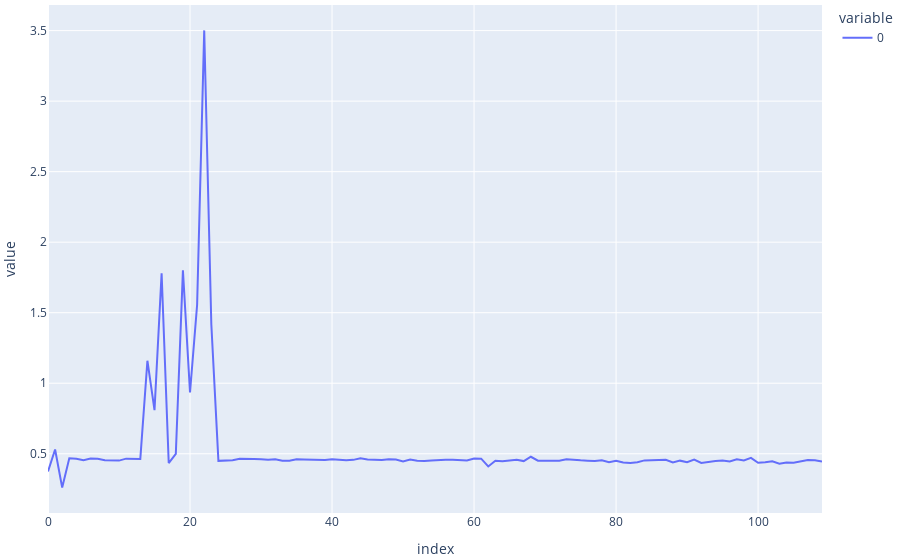

Here is the notebook cell this chart was saved with:
### Code cell
fig = px.line(selected_features)
fig.update_layout(
    margin=dict(l=10, r=5, t=5, b=10))
fig.show()
